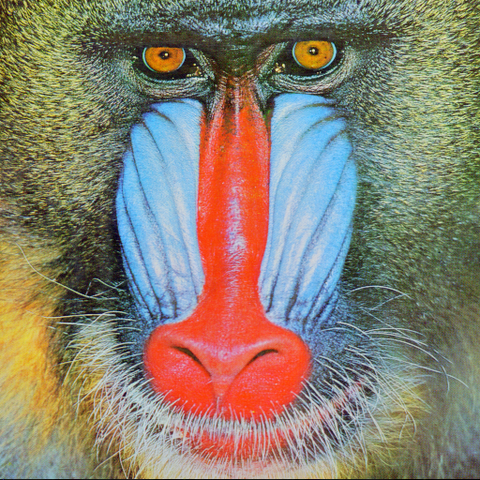
#> input picture sklearn/mandrill.png, 480 x 480 px
$ jupyter execute --allow-errors sklearn-preprocessing.ipynb   (older library calls are emulated)
#> lines starting #> are read from the running program, lines starting #| are printed output that depends on the picture
[cell 1]
from sklearn.feature_extraction import DictVectorizer
from sklearn.feature_extraction.text import CountVectorizer, TfidfVectorizer, HashingVectorizer
from sklearn.metrics.pairwise import euclidean_distances

import scipy.sparse

from nltk.stem.wordnet import WordNetLemmatizer
from nltk.stem import PorterStemmer
from nltk import word_tokenize, pos_tag

import pandas as pd

# Categorical features to numeric/binary values

[cell 2]
onehot_encoder = DictVectorizer()
instances = [
    {'city': 'New York', 'population': 1},
    {'city': 'San Francisco', 'population': 2},
    {'city': 'Chapel Hill', 'population': 3}
]
print(onehot_encoder.fit_transform(instances).toarray())
#> (the rest of this cell did not finish here and is left out)

#> (a cell that did not finish here is left out)

#> (a cell that did not finish here is left out)

#> (a cell that did not finish here is left out)

[cell 6]
onehot_encoder = DictVectorizer()
#> (the rest of this cell did not finish here and is left out)

#> (a cell that did not finish here is left out)

# Extracting text features

[cell 8]
corpus = [
    'UNC played Duke in basketball',
    'Duke lost the basketball game',
    'I ate a sandwich'
]

[cell 9]
vectorizer = CountVectorizer()
sp_corpus = vectorizer.fit_transform(corpus)
print("corpus vocabulary: ", vectorizer.vocabulary_)
print("corpus:")
print(sp_corpus.todense())

[cell 10]
euclidean_distances(sp_corpus)

### Filter using stop words

[cell 11]
vectorizer = CountVectorizer(stop_words='english')
sp_corpus = vectorizer.fit_transform(corpus)
print("corpus vocabulary: ", vectorizer.vocabulary_)
print("corpus:")
print(sp_corpus.todense())
euclidean_distances(sp_corpus)

### Lemmatize and stem

#> (a cell that did not finish here is left out)

### Term frequencies

[cell 13]
corpus = ['The dog ate a sandwich, the wizard transfigured a sandwich, and I ate a sandwich']
vectorizer = CountVectorizer(stop_words='english')
print(vectorizer.fit_transform(corpus).todense())
print("corpus vocabulary: ", vectorizer.vocabulary_)

[cell 14]
corpus = [
    'He ate the sandwiches',
    'Every sandwich was eaten by him'
]
vectorizer = TfidfVectorizer(stop_words='english')
print(vectorizer.fit_transform(corpus).todense())

### HashingVectorizer for large / streaming inputs

[cell 15]
vec = HashingVectorizer()
scipy.sparse.find(vec.transform(['this simple test']))

[cell 16]
scipy.sparse.find(vec.transform(['this simple test is good']))

[cell 17]
vec.transform(['this simple test is good']).nnz

[cell 18]
scipy.sparse.find(vec.transform(['this simple test', 'this simple fest']))

# Extracting Image features

[cell 19]
from sklearn import datasets
import numpy as np

[cell 20]
digits = datasets.load_digits()
print('Digit:', digits.target[0])
print(digits.images[0])
print('Feature vector:\n', digits.images[0].reshape(-1, 64))

### Points of interest

[cell 21]
from skimage.feature import corner_harris, corner_peaks
from skimage.color import rgb2gray
from skimage.exposure import equalize_hist
import skimage.io as io
import matplotlib.pyplot as plt
import matplotlib

def show_corners(corners, image):
    fig = plt.figure()
    plt.gray()
    plt.imshow(image)
    y_corner, x_corner = zip(*corners)
    plt.plot(x_corner, y_corner, 'or')
    plt.xlim(0, image.shape[1])
    plt.ylim(image.shape[0], 0)
    fig.set_size_inches(np.array(fig.get_size_inches()) * 1.5)
    plt.show()

[cell 22]
mandrill = io.imread('mandrill.png')
#> mandrill is the input picture: shape (480, 480, 3); mean R, G, B 136.9, 128.4, 112.6
plt.imshow(mandrill)
mandrill.shape
#> Out = (480, 480, 3)

[cell 23]
mandrill = rgb2gray(mandrill)
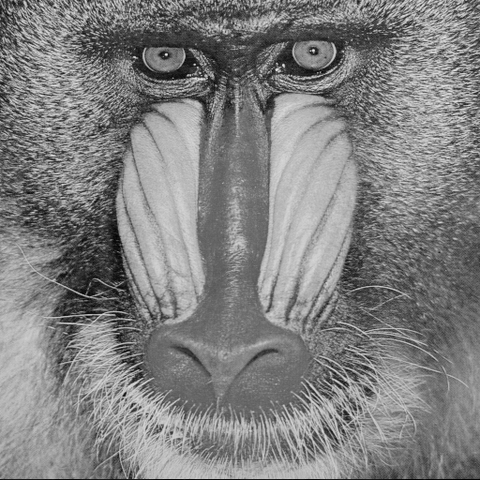
#> mandrill: shape (480, 480) float64; min 0.00979, max 0.947, mean 0.506
plt.imshow(mandrill, cmap = matplotlib.cm.Greys_r)
mandrill.shape
#> Out = (480, 480)

[cell 24]
mandrill = equalize_hist(mandrill)
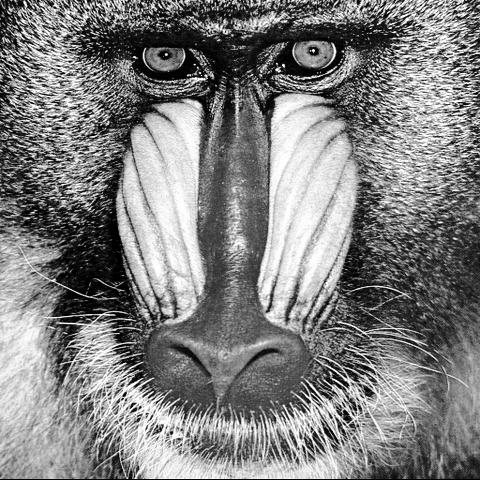
#> mandrill: shape (480, 480) float64; min 3.47e-05, max 1, mean 0.503
plt.imshow(mandrill, cmap = matplotlib.cm.Greys_r)

[cell 25]
corners = corner_peaks(corner_harris(mandrill), min_distance=2)
#> corners = 4126 pairs, first value 2 to 477, second value 2 to 477
show_corners(corners, mandrill)
#> in show_corners, `y_corner, x_corner = zip(*corners)`: y_corner = 4126 values, max 477 at index 1005, min 2 at index 364, mean 237.7; x_corner = 4126 values, max 477 at index 919, min 2 at index 112, mean 239
#> in show_corners, `plt.show()`:
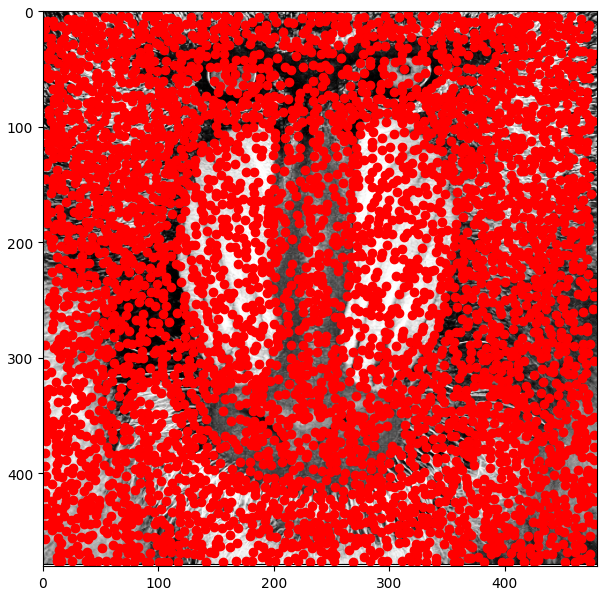
#> figure drawn by matplotlib, 1 panel

### SIFT and SURF

[cell 26]
import mahotas as mh
from mahotas.features import surf

[cell 27]
img = mh.imread('mandrill.png', as_grey=True)
#> img: shape (480, 480) float32; min 2.71, max 238.1, mean 129.1
img

[cell 28]
print('The first SURF descriptor:\n', surf.surf(img)[0])
#> (this line was passed over: mahotas is not available in this run)

[cell 29]
print('Extracted %s SURF descriptors' % len(surf.surf(img)))
#> (this line was passed over: mahotas is not available in this run)
